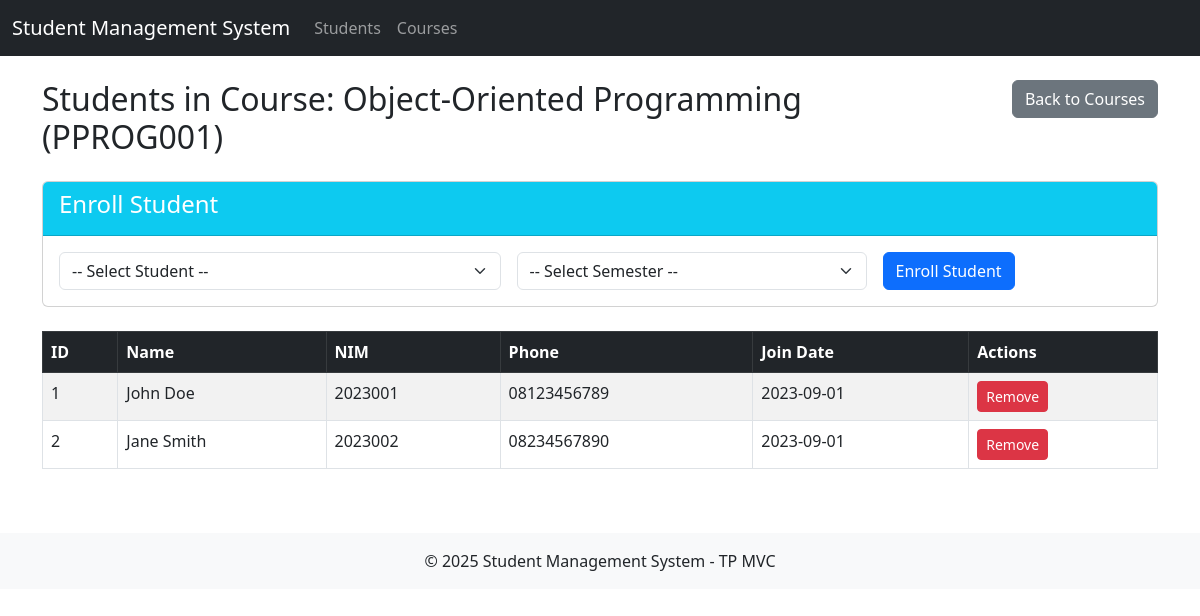
The app's page /index.php?controller=course&action=students&id=1 with its own data.
### tables this page shows
CREATE TABLE IF NOT EXISTS `courses` (
  `id` int(11) NOT NULL AUTO_INCREMENT,
  `course_code` varchar(10) NOT NULL,
  `course_name` varchar(100) NOT NULL,
  `credits` int(1) NOT NULL,
  PRIMARY KEY (`id`)
);

CREATE TABLE IF NOT EXISTS `students` (
  `id` int(11) NOT NULL AUTO_INCREMENT,
  `name` varchar(100) NOT NULL,
  `nim` varchar(20) NOT NULL,
  `phone` varchar(15) NOT NULL,
  `join_date` date NOT NULL,
  PRIMARY KEY (`id`)
);

### controllers/CourseController.php (called while the page is built, shortened)
<?php
include_once 'models/Course.class.php';
include_once 'models/Student.class.php';
class CourseController {
    public function students() {
        $id = $_GET['id'];
        $course = Course::getById($id);
        $students = $course->getStudents();
        $all_students = Student::getAll();
        require_once 'views/course/students.php';
    }
}

### models/DB.class.php (called while the page is built, shortened)
<?php
class DB {
    private static $instance = NULL;
    private $mysqli;
    private function __construct() {
        $this->mysqli = new mysqli('localhost', 'root', '', 'db_mvc');
    }
    public static function getInstance() {
        if (!isset(self::$instance)) {
            self::$instance = new DB();
        }
        return self::$instance;
    }
    public function query($sql) {
        return $this->mysqli->query($sql);
    }
    public function escape_string($string) {
        return $this->mysqli->real_escape_string($string);
    }
}

### models/Course.class.php (called while the page is built, shortened)
<?php
class Course {
    private $id;
    private $course_code;
    private $course_name;
    public function __construct($id = '', $course_code = '', $course_name = '', $credits = '') {
        $this->id = $id;
        $this->course_code = $course_code;
        $this->course_name = $course_name;
    }
    public function getId() {
        return $this->id;
    }
    public function getCourseCode() {
        return $this->course_code;
    }
    public function getCourseName() {
        return $this->course_name;
    }
    public static function getById($id) {
        $db = DB::getInstance();
        $sql = "SELECT * FROM courses WHERE id = " . $db->escape_string($id);
        $result = $db->query($sql);
        if ($result->num_rows > 0) {
            $row = $result->fetch_assoc();
            return new Course(
                $row['id'],
                $row['course_code'],
                $row['course_name'],
                $row['credits']
            );
        }
        return null;
    }
    public function getStudents() {
        $db = DB::getInstance();
        $sql = "SELECT s.* FROM students s
                JOIN student_courses sc ON s.id = sc.student_id
                WHERE sc.course_id = " . $db->escape_string($this->id);
        $result = $db->query($sql);
        $students = array();
        while ($row = $result->fetch_assoc()) {
            $students[] = new Student(
                $row['id'],
                $row['name'],
                $row['nim'],
                $row['phone'],
                $row['join_date']
            );
        }
        return $students;
    }
}

### models/Student.class.php (called while the page is built, shortened)
<?php
class Student {
    private $id;
    private $name;
    private $nim;
    private $phone;
    private $join_date;
    public function __construct($id = '', $name = '', $nim = '', $phone = '', $join_date = '') {
        $this->id = $id;
        $this->name = $name;
        $this->nim = $nim;
        $this->phone = $phone;
        $this->join_date = $join_date;
    }
    public function getId() {
        return $this->id;
    }
    public function getName() {
        return $this->name;
    }
    public function getNim() {
        return $this->nim;
    }
    public function getPhone() {
        return $this->phone;
    }
    public function getJoinDate() {
        return $this->join_date;
    }
    public static function getAll() {
        $db = DB::getInstance();
        $sql = "SELECT * FROM students";
        $result = $db->query($sql);
        $students = array();
        while ($row = $result->fetch_assoc()) {
            $students[] = new Student(
                $row['id'],
                $row['name'],
                $row['nim'],
                $row['phone'],
                $row['join_date']
            );
        }
        return $students;
    }
}

### models/Template.class.php (called while the page is built)
<?php
class Template {
    private $template_file;
    private $template_vars = array();
    public function __construct($template_file) {
        $this->template_file = $template_file;
    }
    public function set($var_name, $var_value) {
        $this->template_vars[$var_name] = $var_value;
    }
    public function render() {
        if (file_exists($this->template_file)) {
            $template = file_get_contents($this->template_file);
            foreach ($this->template_vars as $key => $value) {
                $template = str_replace("{{" . $key . "}}", $value, $template);
            }
            return $template;
        } else {
            return "Error: Template file not found!";
        }
    }
}

### views/course/students.php (the view, shortened to what this page needs)
<?php
$content = '
<div class="row mb-3">
    <div class="col">
        <h2>Students in Course: ' . $course->getCourseName() . ' (' . $course->getCourseCode() . ')</h2>
    </div>
    <div class="col-auto">
        <a href="index.php?controller=course&action=index" class="btn btn-secondary">Back to Courses</a>
    </div>
</div>
<div class="card mb-4">
    <div class="card-header bg-info text-white">
        <h4>Enroll Student</h4>
    </div>
    <div class="card-body">
        <form method="post" action="index.php?controller=course&action=students&id=' . $course->getId() . '" class="row g-3">
            <div class="col-md-5">
                <select name="student_id" class="form-select" required>
                    <option value="">-- Select Student --</option>';
$enrolled_ids = array_map(function($student) {
    return $student->getId();
}, $students);
foreach ($all_students as $student) {
    if (!in_array($student->getId(), $enrolled_ids)) {
        $content .= '<option value="' . $student->getId() . '">' . $student->getName() . ' (' . $student->getNim() . ')</option>';
    }
}
$content .= '
                </select>
            </div>
            <div class="col-md-4">
                <select name="semester" class="form-select" required>
                    <option value="">-- Select Semester --</option>
                    <option value="Fall 2024">Fall 2024</option>
                    <option value="Spring 2025">Spring 2025</option>
                    <option value="Summer 2025">Summer 2025</option>
                    <option value="Fall 2025">Fall 2025</option>
                </select>
            </div>
            <div class="col-md-3">
                <button type="submit" name="enroll" class="btn btn-primary">Enroll Student</button>
            </div>
        </form>
    </div>
</div>
<div class="table-responsive">
    <table class="table table-bordered table-striped">
        <thead class="table-dark">
            <tr>
                <th>ID</th>
                <th>Name</th>
                <th>NIM</th>
                <th>Phone</th>
                <th>Join Date</th>
                <th>Actions</th>
            </tr>
        </thead>
        <tbody>';
if (count($students) > 0) {
    foreach ($students as $student) {
        $content .= '
                <tr>
                    <td>' . $student->getId() . '</td>
                    <td>' . $student->getName() . '</td>
                    <td>' . $student->getNim() . '</td>
                    <td>' . $student->getPhone() . '</td>
                    <td>' . $student->getJoinDate() . '</td>
                    <td>
                        <form method="post" action="index.php?controller=course&action=students&id=' . $course->getId() . '">
                            <input type="hidden" name="student_id" value="' . $student->getId() . '">
                            <button type="submit" name="remove" class="btn btn-danger btn-sm" onclick="return confirm(\'Are you sure you want to remove this student from the course?\')">Remove</button>
                        </form>
                    </td>
                </tr>';
    }
} else {
    $content .= '
                <tr>
                    <td colspan="6" class="text-center">No students enrolled in this course yet.</td>
                </tr>';
}
$content .= '
        </tbody>
    </table>
</div>';
$template = new Template('templates/index.html');
$template->set('page_title', 'Course Students');
$template->set('content', $content);
echo $template->render();

### index.php (shortened to what this page needs)
<?php
require_once 'models/DB.class.php';
require_once 'models/Student.class.php';
require_once 'models/Course.class.php';
require_once 'models/Template.class.php';
$controller = isset($_GET['controller']) ? $_GET['controller'] : 'student';
$action = isset($_GET['action']) ? $_GET['action'] : 'index';
$controller_name = ucfirst($controller) . 'Controller';
$controller_file = 'controllers/' . $controller_name . '.php';
if (file_exists($controller_file)) {
    $controller_instance = new $controller_name();
    if (method_exists($controller_instance, $action)) {
        $controller_instance->$action();
    } else {
        echo "Action not found: " . htmlspecialchars($action);
    }
} else {
    echo "Controller not found: " . htmlspecialchars($controller_name);
}

### records on screen
courses: course_name "Object-Oriented Programming", course_code "PPROG001"
students: id "1", name "John Doe", nim "2023001", phone "08123456789", join_date "2023-09-01"
students: id "2", name "Jane Smith", nim "2023002", phone "08234567890", join_date "2023-09-01"

### other values on screen
$template->render() "Student Management System Students Courses © 2025 Student Management System - TP MVC"
